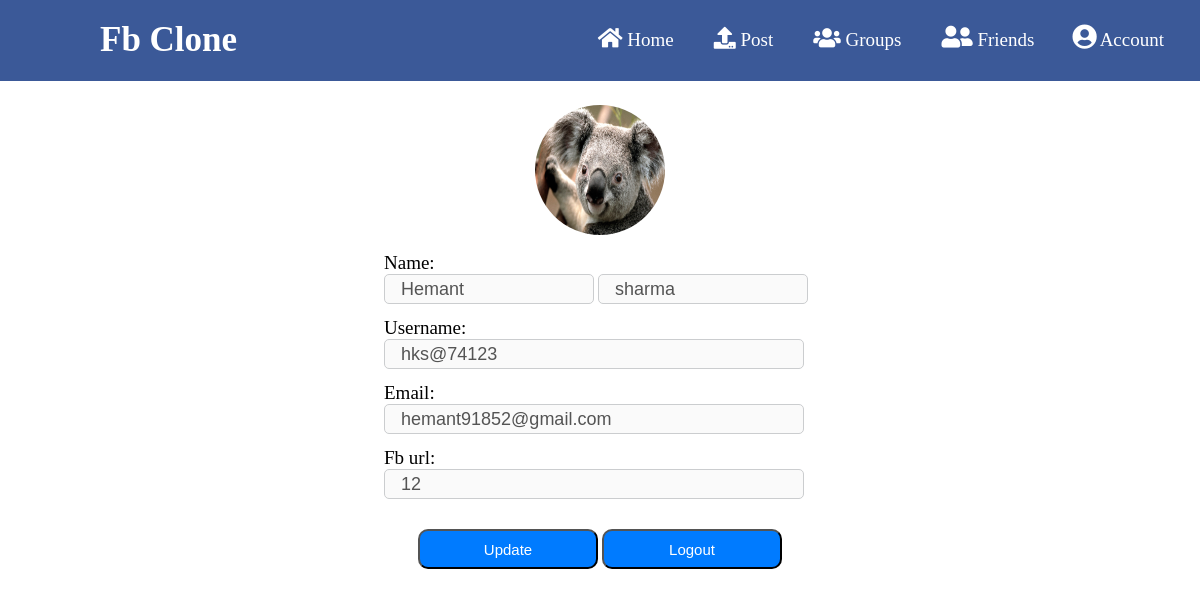
/showprofile (signed in), run on the app's committed database.
### hksfbclone/models.py (models this page shows)
class profile_details(models.Model):
    user = models.ForeignKey(User,on_delete=models.CASCADE)
    imgp=models.FileField(upload_to='imgs',default='default.jpg', null=True,blank=True)
    u_nm=models.CharField(max_length=150)
    fstname=models.CharField(max_length=250)
    secname=models.CharField(max_length=250)
    terimail=models.EmailField()
    fbacc=models.CharField(max_length=250)
    unicode = models.CharField(max_length=100,null=True)
    timestamp = models.DateTimeField(null=True)
    verified = models.BooleanField(default=False)
    friends=models.ManyToManyField(User,related_name='Friends',blank=True)

### hksfbclone/views.py (the view)
# urls.py: path('showprofile',views.yourprofile),
def yourprofile(request):
    if request.user.is_authenticated:
        psd=profile_details.objects.filter(u_nm=request.user.username)
        return render(request,'profile.html',{'prfde':psd})
    return render(request,'Signup.html')

### templates/profile.html (shortened to what this page needs)
{% load static %}
<!DOCTYPE html>
<html lang="en">
<head>
    <link rel="stylesheet" href="{% static 'prf.css' %}">
    <link rel="stylesheet" href="{% static 'navbar.css' %}">
    <link rel="stylesheet" href="https://cdnjs.cloudflare.com/ajax/libs/font-awesome/5.15.3/css/all.min.css"/>
</head>
<body>
  <nav>
    <label class="logo">Fb Clone</label>
    {% if user.is_authenticated %}
    <ul>
      <li>
          <div>
          <a href="/">
              <i class="fas fa-home" style="color: white !important;font-size: 22px !important;"></i>
              <label style="cursor: pointer;">Home</label>
          </a>
          </div>
      </li>
      <li>
          <a href="/cpost">
          <i class="fas fa-upload" style="color: white !important;font-size: 22px !important;"></i>
          <label style="cursor: pointer;">Post</label>
          </a>
      </li>
      <li>
        <a href="/my_groups/">
          <i class="fas fa-users" style="color: white !important;font-size: 22px !important;"></i>
          <label style="cursor: pointer;">Groups</label>
        </a>
      </li>
      <li>
          <a href="/my_friends/">
          <i class="fas fa-user-friends" style="color: white !important;font-size: 25px !important;"></i>
          <label style="cursor: pointer;">Friends</label>
          </a>
      </li>
      <div class="dropdown">
          <button class="dropbtn" onclick="showprof()"><i class="fas fa-user-circle" style="color: white !important;font-size: 25px !important;"></i><label style="cursor: pointer;padding-left: 3px;">Account</label>
          </button>
        </div>
  </ul>
    {% endif %}
  </nav>
     {% for pp in prfde %}
      <div class="prffff">
          <div class="pfpic">
            {% if pp.imgp %}
            <img src="{{ pp.imgp.url }}" height="130px" width="130px">
            {% else %}
            <img src="{% static 'images/koala.jpg' %}" height="130px" width="130px">
            {% endif %}
          </div>
          <div class="detlas">
            <label class="nlable">Name:</label>
            <input id="first_name" class="name" type="text" name="f_name" placeholder="First Name" value="{{ pp.fstname }}" disabled>
            <input id="last_name" class="name" type="text" name="l_name" placeholder="Last Name" value="{{ pp.secname }}" disabled>
            <label class="nlable">Username:</label>
            <input id="user_name" class="user_name" type="text" name="u_name" placeholder="Username" value="{{ pp.u_nm }}" disabled>
            <label class="nlable">Email:</label>
            <input id="mails" class="Email" type="email" name="mmail" placeholder="Email" value="{{ pp.terimail }}" disabled>
            <label class="nlable">Fb url:</label>
            <input id="fburl" class="fburl" name="mmail" placeholder="Fb url" value="{{ pp.fbacc }}" disabled>
          </div>
      </div>
      {% endfor %}
      <div class="udatebtn">
        <button id="btnup" onclick="callsave()">Update</button>
        <form class="fmss" action="logout" method="POST">
        <button id="btnup1" type="submit">Logout</button>
      </form>
      </div>
</body>
</html>

### static/prf.css (style rules this page uses)
.pfpic { display: block; text-align: center; margin-top: 2%; }
img { border-radius: 50%; }
.detlas { display: block; width: 50%; margin: auto; margin-left: 32%; }
.user_name, .Email,.fburl { width: 70%; height: 8px; font-size: 18px; border-radius: 5px; border: 1px solid #cbcdcf; padding: 14px 16px; }
.name { width: 35%; height: 8px; font-size: 18px; border-radius: 5px; border: 1px solid #cbcdcf; padding: 14px 16px; }
.fburl { margin-top: 0px;; }
.nlable { display: block; font-size: 19px; margin-top: 13px; }
#btnup { display: inline-block; background: #007bff; color: white; width: 15%; height: 40px; margin: auto; font-size: 15px; margin-top: 30px; border-radius: 10px; cursor: pointer; }
.udatebtn { display: block; margin: auto; text-align: center; }
#btnup1 { display: inline-block; background: #007bff; color: white; width: 15%; height: 40px; margin: auto; font-size: 15px; margin-top: 30px; border-radius: 10px; cursor: pointer; }
.fmss { display: inline; }

### static/navbar.css (style rules this page uses)
* { padding: 0; margin: 0; text-decoration: none; list-style: none; box-sizing: border-box; }
body { font-family: montserrat; }
nav { display: inline-block; background: #3b5998; width: 100%; }
label.logo { color: white; font-size: 35px; line-height: 80px; padding: 0 100px; font-weight: bold; }
nav ul { float: right; margin-right: 20px; }
nav ul li { display: inline-block; line-height: 80px; margin: 0 5px; }
nav ul li a { color: white; font-size: 19px; padding: 7px 13px; border-radius: 3px; }
nav ul button { display: inline-block; font-size: 17px; padding: 5px 13px; color: black; background: #3b5998; cursor: pointer; border: 1px solid black; text-align: center; }
.dropdown { display: inline; overflow: hidden; }
.dropdown .dropbtn { font-size: 19px; border: none; outline: none; color: white; padding: 14px 16px; background-color: inherit; font-family: inherit; margin: 0; }

### data on the page
profile_details: imgp (placeholder picture), f_name "Hemant", l_name "sharma", u_name "hks@74123", mmail "hemant91852@gmail.com", mmail "12"
